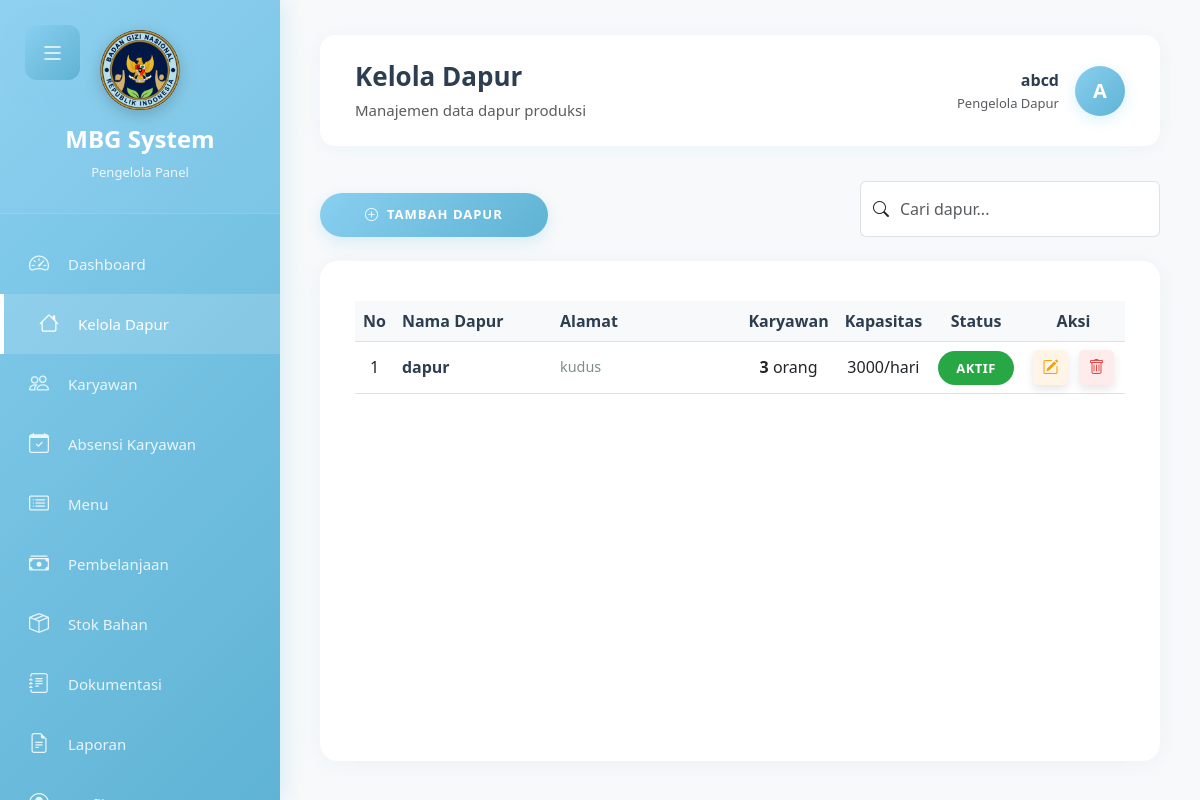
The page /pengelola/dapur.php (signed in) on the database its author committed.
### tables this page shows
CREATE TABLE `tbl_dapur` (
  `id_dapur` int(11) NOT NULL,
  `id_pengelola` int(11) NOT NULL,
  `nama_dapur` varchar(100) NOT NULL,
  `alamat` text NOT NULL,
  `kapasitas_produksi` int(11) DEFAULT NULL,
  `jumlah_karyawan` int(11) DEFAULT 0,
  `status` enum('aktif','nonaktif','maintenance') DEFAULT 'aktif',
  `created_at` timestamp NOT NULL DEFAULT current_timestamp(),
  `updated_at` timestamp NOT NULL DEFAULT current_timestamp() ON UPDATE current_timestamp()
);

### pengelola/dapur.php (the view, shortened to what this page needs)
<?php
require_once '../koneksi.php';
$id_pengelola = $_SESSION['user_id'];
$query_dapur = "SELECT d.*,
                (SELECT COUNT(*) FROM tbl_karyawan WHERE id_dapur = d.id_dapur AND status = 'aktif') as jumlah_karyawan
                FROM tbl_dapur d
                WHERE d.id_pengelola = '$id_pengelola'
                ORDER BY d.created_at DESC";
$result_dapur = mysqli_query($conn, $query_dapur);
?>
<!DOCTYPE html>
<html lang="id">
<head>
    <link href="https://cdn.jsdelivr.net/npm/bootstrap@5.3.0/dist/css/bootstrap.min.css" rel="stylesheet">
    <link rel="stylesheet" href="https://cdn.jsdelivr.net/npm/bootstrap-icons@1.11.0/font/bootstrap-icons.css">
    <link rel="stylesheet" href="../assets/css/style.css">
    <link rel="stylesheet" href="../assets/css/admin-dashboard.css">
</head>
<body>
    <button class="mobile-menu-toggle" id="mobileMenuToggle">
        <i class="bi bi-list"></i>
    </button>
    <div class="sidebar" id="sidebar">
        <div class="sidebar-header">
            <div class="sidebar-logo">
                <img src="../assets/img/logo.png" alt="MBG Logo" class="logo-image">
            </div>
            <h4>MBG System</h4>
            <small>Pengelola Panel</small>
        </div>
        <div class="sidebar-menu">
            <a href="dashboard.php">
                <i class="bi bi-speedometer2"></i>
                <span>Dashboard</span>
            </a>
            <a href="dapur.php" class="active">
                <i class="bi bi-house"></i>
                <span>Kelola Dapur</span>
            </a>
            <a href="karyawan.php">
                <i class="bi bi-people"></i>
                <span>Karyawan</span>
            </a>
            <a href="absensi.php"><i class="bi bi-calendar-check"></i><span>Absensi Karyawan</span></a>
            <a href="menu.php">
                <i class="bi bi-card-list"></i>
                <span>Menu</span>
            </a>
            <a href="pembelanjaan.php">
                <i class="bi bi-cash-stack"></i>
                <span>Pembelanjaan</span>
            </a>
            <a href="stok.php">
                <i class="bi bi-box-seam"></i>
                <span>Stok Bahan</span>
            </a>
            <a href="dokumentasi.php">
                <i class="bi bi-journal-text"></i>
                <span>Dokumentasi</span>
            </a>
            <a href="laporan.php">
                <i class="bi bi-file-earmark-text"></i>
                <span>Laporan</span>
            </a>
            <a href="profil.php">
                <i class="bi bi-person-circle"></i>
                <span>Profil</span>
            </a>
        </div>
    </div>
    <div class="main-content" id="mainContent">
        <div class="top-navbar">
            <div>
                <h4 class="mb-0">Kelola Dapur</h4>
                <small class="text-muted">Manajemen data dapur produksi</small>
            </div>
            <div class="user-profile">
                <a href="profil.php" class="text-decoration-none text-dark d-flex align-items-center">
                    <div class="text-end me-3">
                        <div class="fw-bold"><?= $_SESSION['user_name'] ?></div>
                        <small class="text-muted">Pengelola Dapur</small>
                    </div>
                    <div class="user-avatar">
                        <?php if (isset($_SESSION['foto_profil']) && $_SESSION['foto_profil']): ?>
                            <img src="../assets/img/profil/<?= $_SESSION['foto_profil'] ?>" alt="Profil" class="rounded-circle" style="width: 40px; height: 40px; object-fit: cover;">
                        <?php else: ?>
                            <?= strtoupper(substr($_SESSION['user_name'], 0, 1)) ?>
                        <?php endif; ?>
                    </div>
                </a>
            </div>
        </div>
        <div class="d-flex justify-content-between mb-4">
            <button class="btn btn-primary" data-bs-toggle="modal" data-bs-target="#modalTambah">
                <i class="bi bi-plus-circle me-2"></i>Tambah Dapur
            </button>
            <div class="input-group" style="width: 300px;">
                <span class="input-group-text bg-white border-end-0"><i class="bi bi-search"></i></span>
                <input type="text" id="searchInput" class="form-control border-start-0 ps-0" placeholder="Cari dapur...">
            </div>
        </div>
        <div class="table-card">
            <div class="table-responsive">
                <table class="table table-hover align-middle table-dapur" id="dapurTable">
                    <thead>
                        <tr>
                            <th style="width: 5%;">No</th>
                            <th style="width: 25%;">Nama Dapur</th>
                            <th style="width: 30%;">Alamat</th>
                            <th style="width: 10%;" class="text-center">Karyawan</th>
                            <th style="width: 10%;" class="text-center">Kapasitas</th>
                            <th style="width: 10%;" class="text-center">Status</th>
                            <th style="width: 10%;" class="text-center">Aksi</th>
                        </tr>
                    </thead>
                    <tbody id="dapurTableBody">
                        <?php
                        $no = 1;
                        if (mysqli_num_rows($result_dapur) > 0):
                            while ($dapur = mysqli_fetch_assoc($result_dapur)):
                        ?>
                        <tr class="dapur-row" data-name="<?= strtolower($dapur['nama_dapur']) ?>">
                            <td class="text-center"><?= $no++ ?></td>
                            <td>
                                <div class="dapur-name"><?= $dapur['nama_dapur'] ?></div>
                            </td>
                            <td>
                                <div class="alamat-text" title="<?= $dapur['alamat'] ?>"><?= $dapur['alamat'] ?></div>
                            </td>
                            <td class="text-center">
                                <strong><?= $dapur['jumlah_karyawan'] ?></strong> orang
                            </td>
                            <td class="text-center">
                                <?= $dapur['kapasitas_produksi'] ? $dapur['kapasitas_produksi'] . '/hari' : '-' ?>
                            </td>
                            <td class="text-center">
                                <span class="badge-status <?= $dapur['status'] == 'aktif' ? 'bg-success' : ($dapur['status'] == 'maintenance' ? 'bg-warning' : 'bg-danger') ?>">
                                    <?= ucfirst($dapur['status']) ?>
                                </span>
                            </td>
                            <td>
                                <div class="action-buttons">
                                    <button class="btn-action btn-edit" onclick='editDapur(<?= json_encode($dapur) ?>)' title="Edit Dapur">
                                        <i class="bi bi-pencil-square"></i>
                                    </button>
                                    <button class="btn-action btn-delete" onclick="deleteDapur(<?= $dapur['id_dapur'] ?>, '<?= addslashes($dapur['nama_dapur']) ?>')" title="Hapus Dapur">
                                        <i class="bi bi-trash"></i>
                                    </button>
                                </div>
                            </td>
                        </tr>
                        <?php endwhile; ?>
                        <?php endif; ?>
                    </tbody>
                </table>
            </div>
        </div>
    </div>
</body>
</html>

### assets/css/style.css (style rules this page uses)
:root { --baby-blue: #89cff0; --baby-blue-dark: #5fb3d4; --baby-blue-light: #b8e6f7; --white: #ffffff; --text-dark: #2c3e50; --text-light: #7f8c8d; --shadow: rgba(137, 207, 240, 0.3); --gradient: linear-gradient(135deg, #89cff0 0%, #5fb3d4 100%); }
* { margin: 0; padding: 0; box-sizing: border-box; }
body { font-family: "Segoe UI", Tahoma, Geneva, Verdana, sans-serif; background: rgb(202, 202, 202); display: flex; justify-content: center; align-items: center; min-height: 100vh; overflow: hidden; }
.btn-primary { background: var(--gradient); border: none; color: var(--white); font-size: 13px; font-weight: 700; padding: 12px 45px; border-radius: 25px; text-transform: uppercase; letter-spacing: 1px; cursor: pointer; transition: all 0.3s ease; margin-top: 12px; box-shadow: 0 5px 15px var(--shadow); animation: fadeIn 1s ease-out 1s both; }

### pengelola/dapur.php (style rules this page uses)
.table-dapur th { font-weight: 600; color: var(--text-dark); background-color: #f8f9fa; }
.dapur-name { font-weight: 600; color: var(--text-dark); }
.alamat-text { font-size: 0.9rem; color: var(--text-light); max-width: 300px; white-space: nowrap; overflow: hidden; text-overflow: ellipsis; }
.action-buttons { display: flex; gap: 5px; justify-content: center; }
.btn-action { border: none; background: none; padding: 5px 10px; border-radius: 5px; transition: all 0.2s; }
.btn-edit { color: var(--warning); }
.btn-delete { color: var(--danger); }

### rows shown on the page
tbl_dapur: nama_dapur "dapur", alamat "kudus", jumlah_karyawan "3", kapasitas_produksi "3000", status "AKTIF"

### other values the page prints
$_SESSION['user_name'] "abcd"
substr($_SESSION['user_name'], 0, 1) "A"
